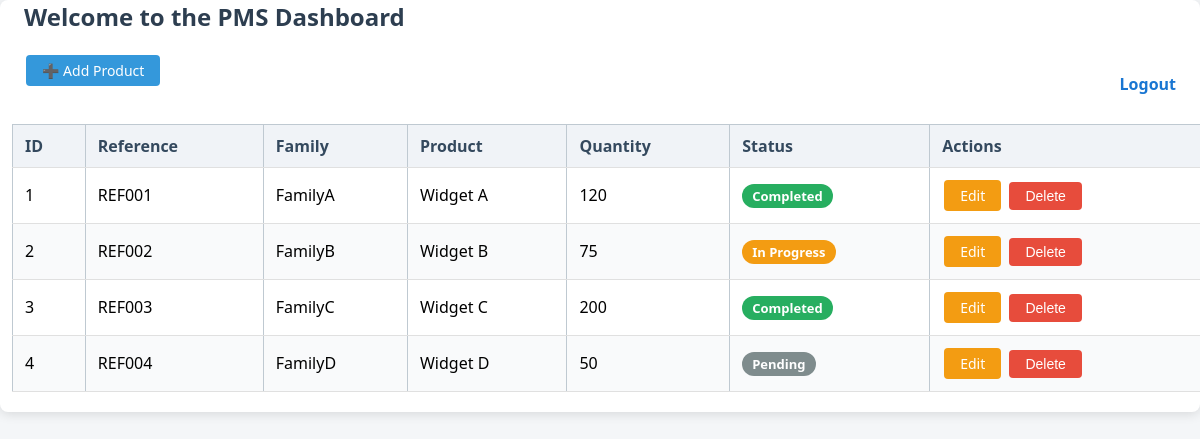
The app's page /dashboard (signed in) with its own data.
### tables this page shows
CREATE TABLE production (
            id INTEGER PRIMARY KEY AUTOINCREMENT,
            reference TEXT NOT NULL,
            family TEXT NOT NULL,
            product TEXT NOT NULL,
            quantity INTEGER NOT NULL,
            status TEXT NOT NULL
        );

### services/web/web_honeypot.py (the view)
@app.route('/dashboard')
def dashboard():
    if 'user' not in session:
        return redirect(url_for('login'))
    conn = sqlite3.connect(DB_PATH)
    c = conn.cursor()
    c.execute("SELECT * FROM production")
    data = c.fetchall()
    conn.close()
    return render_template('dashboard.html', data=data)

### core/logger.py (called while the page is built)
    def info(self, msg, service="ssh"):
        if service == "ssh":
            self.ssh_logger.info(msg)
        elif service == "dns":
            self.dns_logger.info(msg)
        elif service == "ftp":
            self.ftp_logger.info(msg)
        elif service == "web":
            self.web_logger.info(msg)

### services/web/web_honeypot.py (called while the page is built)
@app.before_request
def before_request():
    if web_blocked:
        return make_response(render_template('service_unavailable.html'), 503)
    g.start_time = datetime.now()
    logger.info(f"WEB request: {request.method} {request.path} from {request.remote_addr}", service="web")

@app.after_request
def after_request(response):
    duration = (datetime.now() - g.start_time).total_seconds()
    logger.info(f"WEB response: {request.method} {request.path} status {response.status_code} ({duration:.3f}s)", service="web")
    return response

### services/web/templates/dashboard.html (shortened to what this page needs)
<!DOCTYPE html>
<html>
<head>
    <link rel="stylesheet" href="{{ url_for('static', filename='style.css') }}">
</head>
<body>
    <div class="dashboard-container" style="width:100vw;max-width:100vw;padding:0;margin:0;">
        <h2 style="margin-left:2vw;">Welcome to the PMS Dashboard</h2>
        <div style="margin-bottom: 20px; margin-left:2vw; margin-right:2vw;">
            <a class="button" href="{{ url_for('add_product') }}">➕ Add Product</a>
            <a class="logout-link" href="{{ url_for('logout') }}" style="float:right;">Logout</a>
        </div>
        <div style="overflow-x:auto; width:100vw; max-width:100vw;">
            <table class="styled-table" style="width:98vw; min-width:1200px; margin-left:1vw; margin-right:1vw;">
                <thead>
                    <tr>
                        <th>ID</th>
                        <th>Reference</th>
                        <th>Family</th>
                        <th>Product</th>
                        <th>Quantity</th>
                        <th>Status</th>
                        <th>Actions</th>
                    </tr>
                </thead>
                <tbody>
                {% for row in data %}
                <tr>
                    <td>{{ row[0] }}</td>
                    <td style="max-width:200px;word-break:break-all;">{{ row[1] }}</td>
                    <td style="max-width:200px;word-break:break-all;">{{ row[2] }}</td>
                    <td style="max-width:200px;word-break:break-all;">{{ row[3] }}</td>
                    <td>{{ row[4] }}</td>
                    <td>
                        <span class="status {{ row[5]|lower|replace(' ', '-') }}">{{ row[5] }}</span>
                    </td>
                    <td>
                        <a class="button edit" href="{{ url_for('edit_product', product_id=row[0]) }}">Edit</a>
                        <form action="{{ url_for('delete_product', product_id=row[0]) }}" method="post" style="display:inline;">
                            <button class="button delete" type="submit" onclick="return confirm('Are you sure?')">Delete</button>
                        </form>
                    </td>
                </tr>
                {% endfor %}
                </tbody>
            </table>
        </div>
    </div>
</body>
</html>

### services/web/static/style.css (style rules this page uses)
h1, h2, h3, h4, h5, h6 { margin-top: 0; }
body { font-family: Arial, sans-serif; background: #f4f6f8; margin: 0; padding: 0; }
.dashboard-container { background: #fff; width: 100vw; max-width: 100vw; margin: 0; padding: 30px 0; border-radius: 0; box-shadow: none; }
h2 { margin-top: 0; color: #2c3e50; }
.styled-table { width: 98vw; min-width: 1200px; border-collapse: collapse; margin-bottom: 20px; background: #fff; table-layout: auto; margin-left: 1vw; margin-right: 1vw; }
.styled-table th, .styled-table td { padding: 10px 12px; border-bottom: 1px solid #e0e0e0; text-align: left; vertical-align: middle; white-space: nowrap; }
.styled-table th { background: #f0f3f7; color: #34495e; }
.styled-table tr:nth-child(even) { background: #f9fafb; }
.button { display: inline-block; padding: 6px 16px; margin: 2px 2px; border: none; border-radius: 4px; background: #3498db; color: #fff; text-decoration: none; font-size: 14px; cursor: pointer; transition: background 0.2s; }
.button.edit { background: #f39c12; }
.button.delete { background: #e74c3c; }
.logout-link { color: #e74c3c; float: right; text-decoration: none; font-weight: bold; }
.status { padding: 3px 10px; border-radius: 12px; color: #fff; font-size: 13px; font-weight: bold; }
.status.completed { background: #27ae60; }
.status.in-progress { background: #f39c12; }
.status.pending { background: #7f8c8d; }
body { font-family: 'Segoe UI', Tahoma, Geneva, Verdana, sans-serif; background: #f4f6f8; margin: 0; padding: 0; }
.login-container, .dashboard-container { background: #fff; max-width: 400px; margin: 60px auto; padding: 32px 40px 40px 40px; border-radius: 8px; box-shadow: 0 2px 12px rgba(0,0,0,0.12); }
h2 { margin-top: 0; color: #2d3e50; }
table { width: 100%; border-collapse: collapse; margin-top: 16px; }
th, td { border: 1px solid #bfc9d1; padding: 8px 12px; text-align: left; }
th { background: #e3eaf2; }
.logout-link { display: inline-block; margin-top: 20px; color: #1976d2; text-decoration: none; font-weight: bold; }

### records on screen
production: id "1", reference "REF001", family "FamilyA", product "Widget A", quantity "120", status "Completed"
production: id "2", reference "REF002", family "FamilyB", product "Widget B", quantity "75", status "In Progress"
production: id "3", reference "REF003", family "FamilyC", product "Widget C", quantity "200", status "Completed"
production: id "4", reference "REF004", family "FamilyD", product "Widget D", quantity "50", status "Pending"
